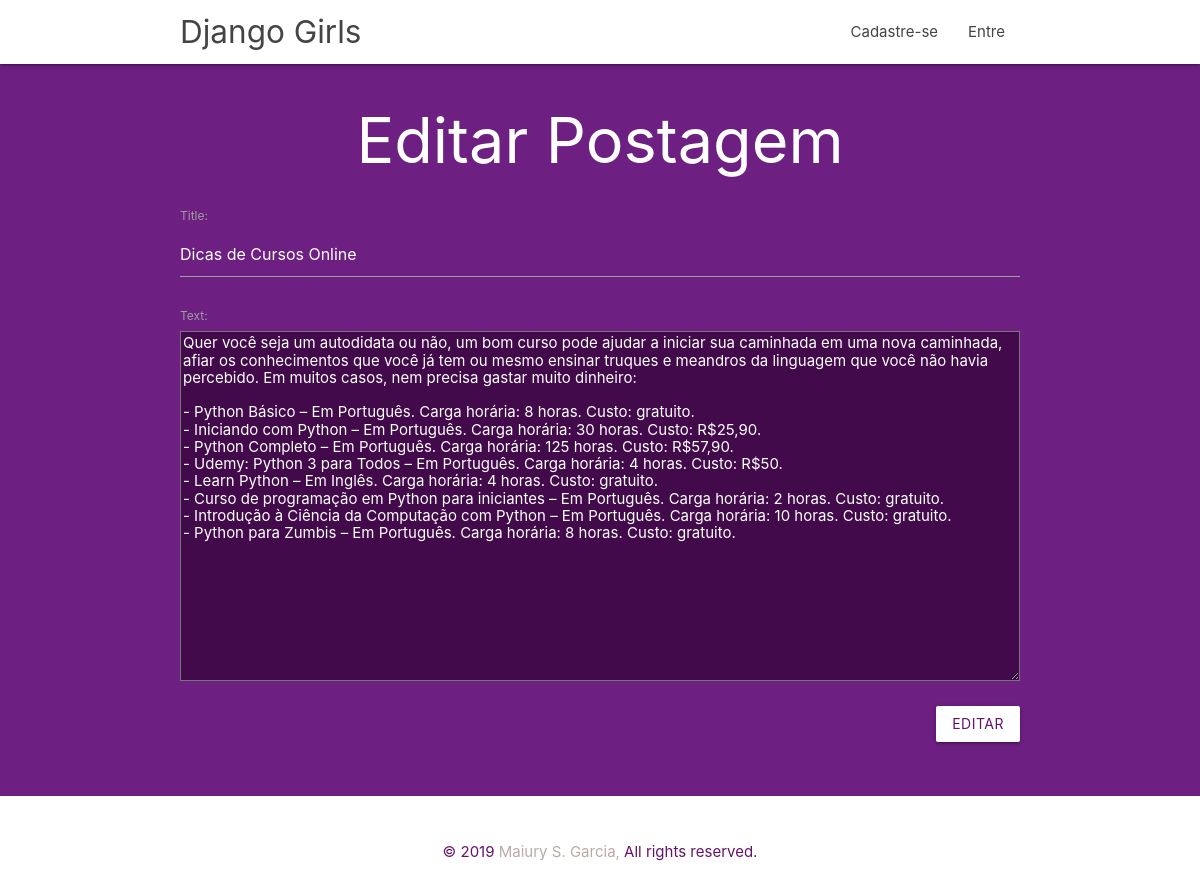
Screenshot of /post/8/edit/ with the database file from the repository.
### blog/models.py (models this page shows, shortened)
class Post(models.Model):
    author = models.ForeignKey(
        settings.AUTH_USER_MODEL, on_delete=models.CASCADE)
    title = models.CharField(max_length=200)
    text = models.TextField()
    created_date = models.DateTimeField(default=timezone.now)
    published_date = models.DateTimeField(blank=True, null=True)

### blog/views.py (the view)
# urls.py: path('post/<int:pk>/edit/', views.post_edit, name='post_edit'),
def post_edit(request, pk):
    post = get_object_or_404(Post, pk=pk)
    if request.method == "POST":
        form = PostForm(request.POST, instance=post)
        if form.is_valid():
            post = form.save(commit=False)
            post.author = request.user
            post.published_date = timezone.now()
            post.save()
            return redirect('post_detail', pk=post.pk)
    else:
        form = PostForm(instance=post)
    return render(request, 'blog/post_edit.html', {'form': form, 'acao':
                                                   'Editar'})

### blog/forms.py
class PostForm(forms.ModelForm):
    class Meta:
        model = Post
        fields = ('title', 'text',)

### blog/templates/blog/post_edit.html
{% extends 'blog/base.html' %}
{% block content %}
    <center><h1>{{ acao }} Postagem</h1></center>
        <form method="POST" class="post-form">{% csrf_token %}
            {{ form.as_p }}
            <button type="submit" class="save btn botao-salvar">{{ acao }}</button>
        </form>
    <br><br><br><br>
{% endblock %}

### blog/static/css/style.css (style rules this page uses)
p { line-height: 2rem; }

### blog/static/css/blog.css (style rules this page uses)
h1, h5 { color: #6d1f82; }
.save { float: right; }
.post-form textarea, .post-form input { width: 100%; height: 350px; background-color: #420a4a; }
textarea { color: #ffffff; }
input { color: #ffffff; }
.fundo, h1, h5 { background-color: #6d1f82; color: #ffffff; }
body { background-color: #6d1f82; }
.botao-salvar { background-color: #ffffff; color: #65126b; }

### rows the page displays
Post: title "Dicas de Cursos Online", text "Quer você seja um autodidata ou não, um bom curso pode ajudar a iniciar sua caminhada em uma nova caminhada, afiar os conhecimentos que você já tem ou mesmo ensinar truques e meandros da linguagem que você não havia percebido. Em muitos casos, nem precisa gastar muito dinheiro: - Python Básico – Em Português. Carga horária: 8 horas. Custo: gratuito. - Iniciando com Python – Em Português. Carga horária: 30 horas. Custo: R$25,90. - Python Completo – Em Português. Carga horária: 125 horas. Custo: R$57,90. - Udemy: Python 3 para Todos – Em Português. Carga horária: 4 horas. Custo: R$50. - Learn Python – Em Inglês. Carga horária: 4 horas. Custo: gratuito. - Curso de programação em Python para…"

### other values shown
{{ acao }} "Editar"
{{ acao }} "EDITAR"
